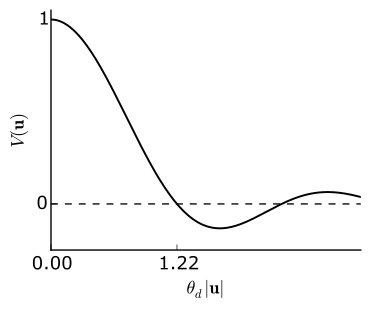

This chart was generated by the following Python code:
from plotTools import *
from AiryPattern import Jinc

fig, ax = pl.subplots(1)
UnBox()
x=np.linspace(0,3,200)
y=Jinc(x*pi)
ax.plot(x,y,linewidth=1.4)
ax.plot(x,x*0,linewidth=1)
pl.ylim(-0.25,1.05)
pl.yticks([0.0,1])
pl.xticks([0,1.22])
pl.xlabel(r"$\theta_d |{\bf u}|$")
pl.ylabel(r"$V({\bf u})$")
Monochrome()
SaveFigure("discvis.pdf")
